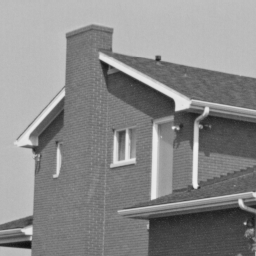
%> input picture 2nd_sem_grad/IMAGEPROCESSING/ExamplesImages/house.pgm, 256 x 256 px; the run also reads 1 picture not shown here
$ octave FindBestFilter.m   (GNU Octave 9; MATLAB toolbox functions it lacks are replaced by stand-ins)
%> lines starting %> are read from the running program, lines starting %| are printed output that depends on the picture
### 2nd_sem_grad/IMAGEPROCESSING/BenLarson_Hm3/ffzeropad.m
function Io = ffzeropad(I)
%doubles the image size, with the original in topleft corner.
M = size(I,1); N = size(I,2);
I = double(I);
I = [I,zeros(M,N)];
I = [I;zeros(size(I,1),size(I,2))];
Io = I;

### 2nd_sem_grad/IMAGEPROCESSING/BenLarson_Hm3/FindBestFilter.m
clear; clc; close all;

house = double(imread('house.pgm'));
%> house: size 256x256 double; min 16, max 239, mean 138; mean of the top-left, top-right, bottom-left and bottom-right quarters 159.8, 150, 135.6, 106.6
houseNsy = double(imread('houseNoisy1.pgm'));
%> houseNsy: size 256x256 double; min 3, max 254, mean 138; mean of the top-left, top-right, bottom-left and bottom-right quarters 159.8, 150, 135.6, 106.6
I = ffzeropad(houseNsy);
%> in ffzeropad, `I = [I,zeros(M,N)];`:
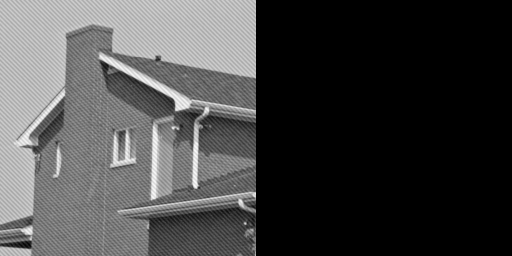
%> I: size 256x512 double; min 0, max 254, mean 69
%> in ffzeropad, `I = [I;zeros(size(I,1),size(I,2))];`:
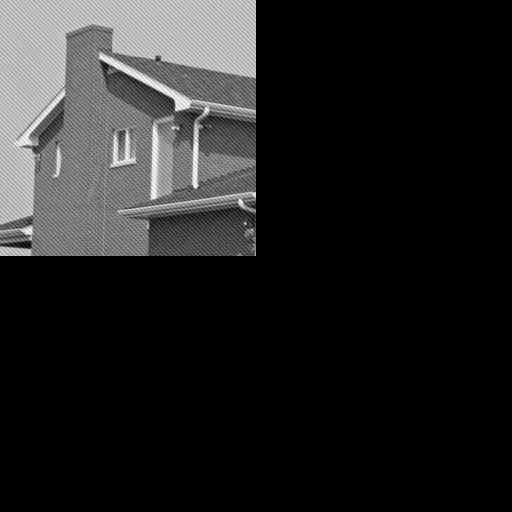
%> I: size 512x512 double; min 0, max 254, mean 34.5
N = size(houseNsy,1); M = size(houseNsy,2);
%> after `N = size(houseNsy,1)`: N = 256
%> after `M = size(houseNsy,2)`: M = 256

fhouseNsy1 = fft2(I);
fhouseNsy = fftshift(fhouseNsy1);
best = 10000;

mn = size(I,1)*size(I,2);
%> mn = 262144


%> (the run ends here)
